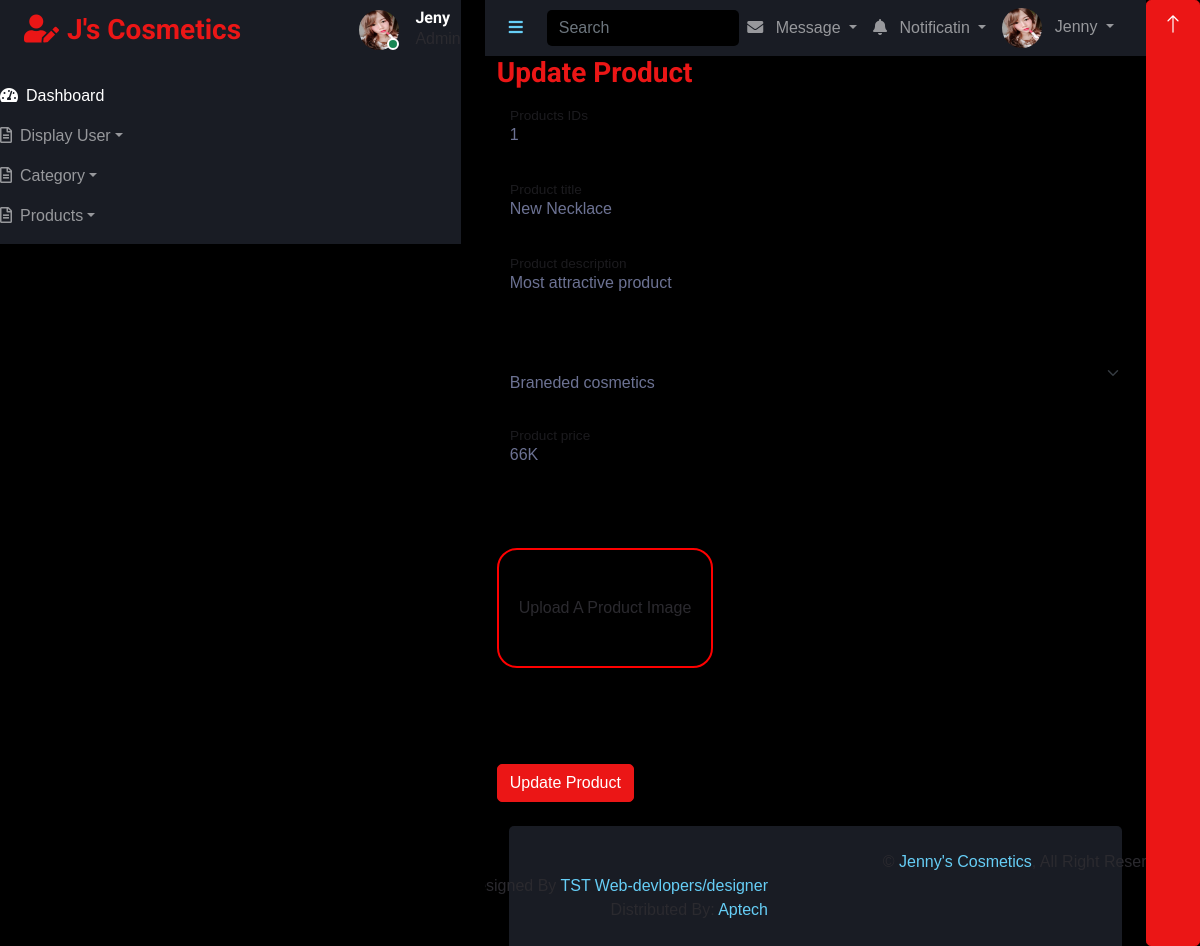
/admin/updproduct.php?id=1, run on the app's committed database.
### tables this page shows
CREATE TABLE `addproduct` (
  `pid` int(11) NOT NULL,
  `ptitle` varchar(255) NOT NULL,
  `pdescription` text NOT NULL,
  `pcategory` int(255) NOT NULL,
  `pprice` varchar(255) NOT NULL,
  `pimage` varchar(255) NOT NULL,
  `status` tinyint(4) NOT NULL DEFAULT 1
);

### admin/updproduct.php (the view, shortened to what this page needs)
<?php
require('../includes/config.php');
$pro_fetch = $_GET['id'];
$pro_id = "SELECT * FROM `addproduct` WHERE pid = '$pro_fetch'";
$con_db = mysqli_query($connection,$pro_id);
 if(mysqli_num_rows($con_db) > 0){
    while($up_db = mysqli_fetch_assoc($con_db)){
?>
<!DOCTYPE html>
<html lang="en">
<head>
    <link href="https://cdnjs.cloudflare.com/ajax/libs/font-awesome/5.10.0/css/all.min.css" rel="stylesheet">
    <link href="https://cdn.jsdelivr.net/npm/bootstrap-icons@1.4.1/font/bootstrap-icons.css" rel="stylesheet">
    <link href="lib/owlcarousel/assets/owl.carousel.min.css" rel="stylesheet">
    <link href="lib/tempusdominus/css/tempusdominus-bootstrap-4.min.css" rel="stylesheet" />
    <link href="css/bootstrap.min.css" rel="stylesheet">
    <link href="css/style.css" rel="stylesheet">
</head>
<body>
    <div class="container-fluid position-relative d-flex p-0">
        <?php
        include('sidebar.php');
        ?>
        <div class="content">
            <?php
            include('navbar.php');
            ?>
          <div class="container-fluid">
                        <h3 class="text-primary">Update Product</h3>
                        <form action="updprodetails.php" method="post" enctype= "multipart/form-data">
                        <div class="form-floating mb-3">
                            <input type="text" name="pid" class="form-control" id="floatingText" placeholder="Prouct ID" value="<?php echo $up_db['pid'];?>">
                            <label for="pid">Products IDs</label>
                        </div>
                        <div class="form-floating mb-3">
                            <input type="text" name="ptitle" class="form-control" id="floatingText" placeholder="Prouct Title" value="<?php echo $up_db['ptitle'];?>">
                            <label for="ptitle" >Product title</label>
                        </div>
                        <div class="form-floating mb-3">
                            <input type="text" name="pdesc" class="form-control" id="floatingInput" placeholder="Product Discription" value="<?php echo $up_db['pdescription'];?>">
                            <label for="pdesc" >Product description</label>
                        </div>
                        <div class="form-floating mb-3">
                  <br>
                <?php
                $products = "SELECT * from `addcat`";
                $result1 = mysqli_query($connection, $products);
                if(mysqli_num_rows($result1) > 0) {
                  ?>
                <select class="form-select col-md-12" name="pcat" aria-label="Default select example">
                    <?php
                    while($row = mysqli_fetch_assoc($result1)){
                    ?>
                    <option value="<?php echo $row['id']?>"><?php echo  $row['name']?></option>
                    <?php
                    }
                    }
                    ?>
                </select>
                </div>
                        <div class="form-floating mb-4">
                            <input type="text" name="pprice" class="form-control" id="floatingPrice" placeholder="Product price" value="<?php echo $up_db['pprice'];?>">
                            <label for="cdesc">Product price</label>
                        </div>
                        <div class=" mb-4 py-5">
                            <label for="imgFile">
                                <div class="addFile">
                                    Upload A Product Image
                                </div>
                            </label>
                        </div>
                        <br>
                        <input type="submit"  class="btn btn-primary btn-user btn-block"  value="Update Product"name="submit">
                        </form>
        </div>
       <?php
    }
       }
       ?>
          <?php
          include('footer.php');
          ?>
        </div>
        <a href="#" class="btn btn-lg btn-primary btn-lg-square back-to-top"><i class="bi bi-arrow-up"></i></a>
    </div>
</body>
</html>

### admin/sidebar.php (shortened to what this page needs)
<div class="sidebar pe-4 pb-3">
            <nav class="navbar bg-secondary navbar-dark">
                <a href="index.php" class="navbar-brand mx-4 mb-3">
                    <h3 class="text-primary"><i class="fa fa-user-edit me-2"></i>J's Cosmetics </h3>
                </a>
                <div class="d-flex align-items-center ms-4 mb-4">
                    <div class="position-relative">
                        <img class="rounded-circle" src="./img/jeny.jpg" alt="" style="width: 40px; height: 40px;">
                        <div class="bg-success rounded-circle border border-2 border-white position-absolute end-0 bottom-0 p-1"></div>
                    </div>
                    <div class="ms-3">
                        <h6 class="mb-0">Jeny</h6>
                        <span>Admin</span>
                    </div>
                </div>
                <div class="navbar-nav w-100">
                    <a href="index.php" class="nav-item nav-link active"><i class="fa fa-tachometer-alt me-2"></i>Dashboard</a>
                    <div class="nav-item dropdown">
                        <a href="#" class="nav-link dropdown-toggle" data-bs-toggle="dropdown"><i class="far fa-file-alt me-2"></i>Display User</a>
                    </div>
                    <div class="nav-item dropdown">
                        <a href="#" class="nav-link dropdown-toggle" data-bs-toggle="dropdown"><i class="far fa-file-alt me-2"></i>Category</a>
                    </div>
                    <div class="nav-item dropdown">
                        <a href="#" class="nav-link dropdown-toggle" data-bs-toggle="dropdown"><i class="far fa-file-alt me-2"></i>Products</a>
                    </div>
                </div>
            </nav>
        </div>

### admin/navbar.php (shortened to what this page needs)
<nav class="navbar navbar-expand bg-secondary navbar-dark sticky-top px-4 py-0">
                <a href="#" class="sidebar-toggler flex-shrink-0">
                    <i class="fa fa-bars"></i>
                </a>
                <form class="d-none d-md-flex ms-4">
                    <input class="form-control bg-dark border-0" type="search" placeholder="Search">
                </form>
                <div class="navbar-nav align-items-center ms-auto">
                    <div class="nav-item dropdown">
                        <a href="#" class="nav-link dropdown-toggle" data-bs-toggle="dropdown">
                            <i class="fa fa-envelope me-lg-2"></i>
                            <span class="d-none d-lg-inline-flex">Message</span>
                        </a>
                    </div>
                    <div class="nav-item dropdown">
                        <a href="#" class="nav-link dropdown-toggle" data-bs-toggle="dropdown">
                            <i class="fa fa-bell me-lg-2"></i>
                            <span class="d-none d-lg-inline-flex">Notificatin</span>
                        </a>
                    </div>
                    <div class="nav-item dropdown">
                        <a href="#" class="nav-link dropdown-toggle" data-bs-toggle="dropdown">
                            <img class="rounded-circle me-lg-2" src="img/jeny.jpg" alt="" style="width: 40px; height: 40px;">
                            <span class="d-none d-lg-inline-flex">Jenny</span>
                        </a>
                    </div>
                </div>
            </nav>

### admin/updproduct.php (style rules this page uses)
.addFile { padding: 20px; height: 120px; border: 2px solid red; border-radius: 20PX; display: flex; align-items: center; justify-content: center; }

### data on the page
addproduct: pid "1", ptitle "New Necklace", pdesc "Most attractive product", pprice "66K"

### other printed values
form field pcat "Braneded cosmetics"
